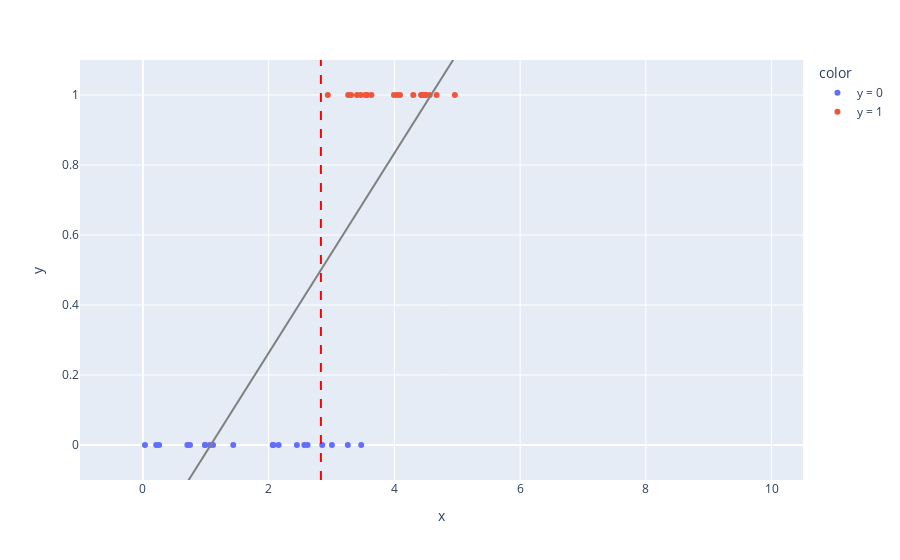

Write notebook code for a chart like this one.
### Markdown cell above
This is obviously not an optimal solution to the problem. Our true y's are
all zeros and ones, but the linear model predicts zero / one
at single, very specific, points and is wrong everywhere else - Particularly
so at the extremes where the classification should be most obvious!

You might argue that we could simply classify those predictions above 0.5 as
 one and the others zero. This can be visualised by adding a decision
 boundary to the above plot:

### Code cell
lin_reg_plot = fit_lm_and_return_plot(eg_df,
                                      show_decision_line=True)
lin_reg_plot.show()

### Figure 1 — Plotly figure (JSON) as saved in the notebook; plotly's stock layout.template omitted (floating-point values rounded to 4 significant figures)
{"data": [{"hovertemplate": "color=y = 0<br>x=%{x}<br>y=%{y}<extra></extra>", "legendgroup": "y = 0", "marker": {"color": "#636efa", "symbol": "circle"}, "mode": "markers", "name": "y = 0", "orientation": "v", "showlegend": true, "type": "scatter", "x": [2.62, 3.26, 0.9909, 0.9868, 2.853, 0.03315, 2.568, 3.473, 1.116, 2.077, 1.065, 1.437, 0.2121, 2.159, 2.45, 0.2579, 0.7081, 3.007, 2.065, 0.7494], "xaxis": "x", "y": [0, 0, 0, 0, 0, 0, 0, 0, 0, 0, 0, 0, 0, 0, 0, 0, 0, 0, 0, 0], "yaxis": "y"}, {"hovertemplate": "color=y = 1<br>x=%{x}<br>y=%{y}<extra></extra>", "legendgroup": "y = 1", "marker": {"color": "#EF553B", "symbol": "circle"}, "mode": "markers", "name": "y = 1", "orientation": "v", "showlegend": true, "type": "scatter", "x": [2.942, 3.266, 4.046, 4.443, 3.406, 4.089, 3.994, 3.312, 3.566, 4.425, 3.467, 3.553, 4.562, 4.496, 4.301, 3.542, 4.672, 4.493, 3.635, 4.962], "xaxis": "x", "y": [1, 1, 1, 1, 1, 1, 1, 1, 1, 1, 1, 1, 1, 1, 1, 1, 1, 1, 1, 1], "yaxis": "y"}, {"line": {"color": "gray"}, "mode": "lines", "showlegend": false, "type": "scatter", "x": [0, 0.1, 0.2, 0.3, 0.4, 0.5, 0.6, 0.7, 0.8, 0.9, 1, 1.1, 1.2, 1.3, 1.4, 1.5, 1.6, 1.7, 1.8, 1.9, 2, 2.1, 2.2, 2.3, 2.4, 2.5, 2.6, 2.7, 2.8, 2.9, 3, 3.1, 3.2, 3.3, 3.4, 3.5, 3.6, 3.7, 3.8, 3.9, 4, 4.1, 4.2, 4.3, 4.4, 4.5, 4.6, 4.7, 4.8, 4.9, 5, 5.1, 5.2, 5.3, 5.4, 5.5, 5.6, 5.7, 5.8, 5.9, 6, 6.1, 6.2, 6.3, 6.4, 6.5, 6.6, 6.7, 6.8, 6.9, 7, 7.1, 7.2, 7.3, 7.4, 7.5, 7.6, 7.7, 7.8, 7.9, 8, 8.1, 8.2, 8.3, 8.4, 8.5, 8.6, 8.7, 8.8, 8.9, 9, 9.1, 9.2, 9.3, 9.4, 9.5, 9.6, 9.7, 9.8, 9.9], "y": [-0.3081, -0.2796, -0.251, -0.2225, -0.1939, -0.1654, -0.1369, -0.1083, -0.07978, -0.05124, -0.0227, 0.005836, 0.03438, 0.06291, 0.09145, 0.12, 0.1485, 0.1771, 0.2056, 0.2342, 0.2627, 0.2912, 0.3198, 0.3483, 0.3768, 0.4054, 0.4339, 0.4625, 0.491, 0.5195, 0.5481, 0.5766, 0.6052, 0.6337, 0.6622, 0.6908, 0.7193, 0.7479, 0.7764, 0.8049, 0.8335, 0.862, 0.8906, 0.9191, 0.9476, 0.9762, 1.005, 1.033, 1.062, 1.09, 1.119, 1.147, 1.176, 1.204, 1.233, 1.262, 1.29, 1.319, 1.347, 1.376, 1.404, 1.433, 1.461, 1.49, 1.518, 1.547, 1.576, 1.604, 1.633, 1.661, 1.69, 1.718, 1.747, 1.775, 1.804, 1.832, 1.861, 1.889, 1.918, 1.947, 1.975, 2.004, 2.032, 2.061, 2.089, 2.118, 2.146, 2.175, 2.203, 2.232, 2.26, 2.289, 2.318, 2.346, 2.375, 2.403, 2.432, 2.46, 2.489, 2.517]}, {"line": {"color": "red", "dash": "dash"}, "mode": "lines", "showlegend": false, "type": "scatter", "x": [2.832, 2.832], "y": [-0.1, 1.1]}], "layout": {"legend": {"title": {"text": "color"}, "tracegroupgap": 0}, "margin": {"t": 60}, "xaxis": {"anchor": "y", "domain": [0, 1], "range": [-1, 10.5], "title": {"text": "x"}}, "yaxis": {"anchor": "x", "domain": [0, 1], "range": [-0.1, 1.1], "title": {"text": "y"}}}}
